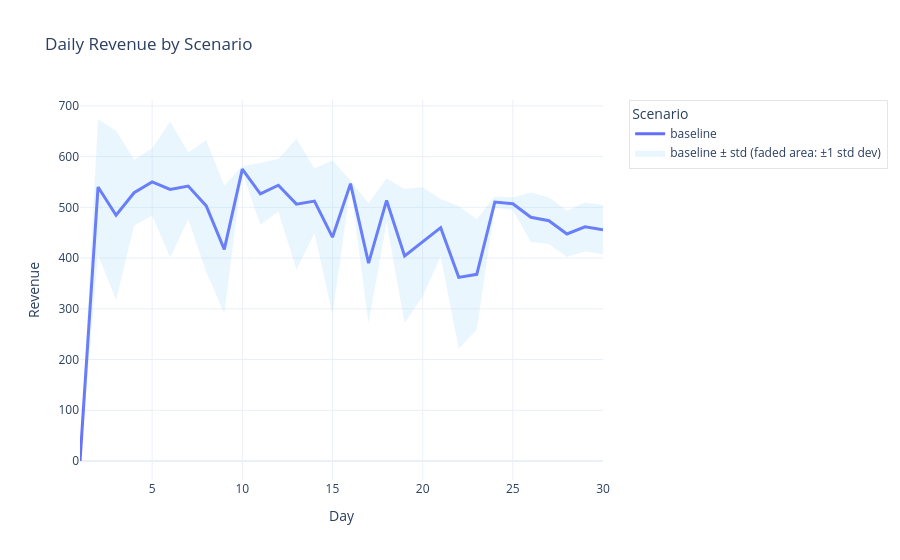
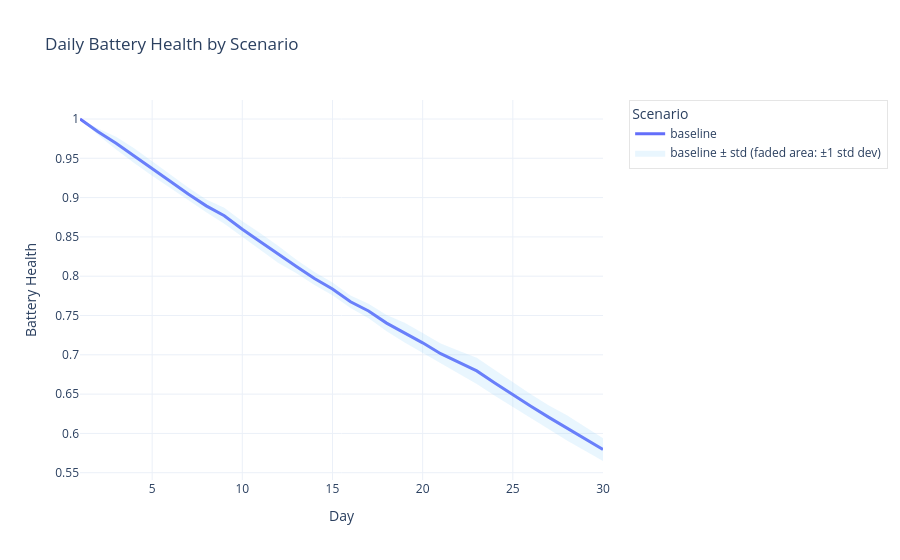
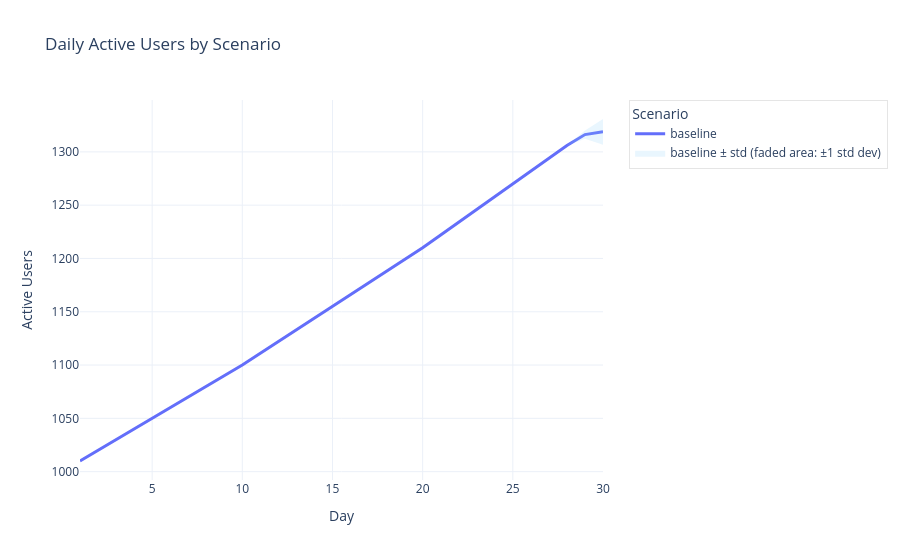
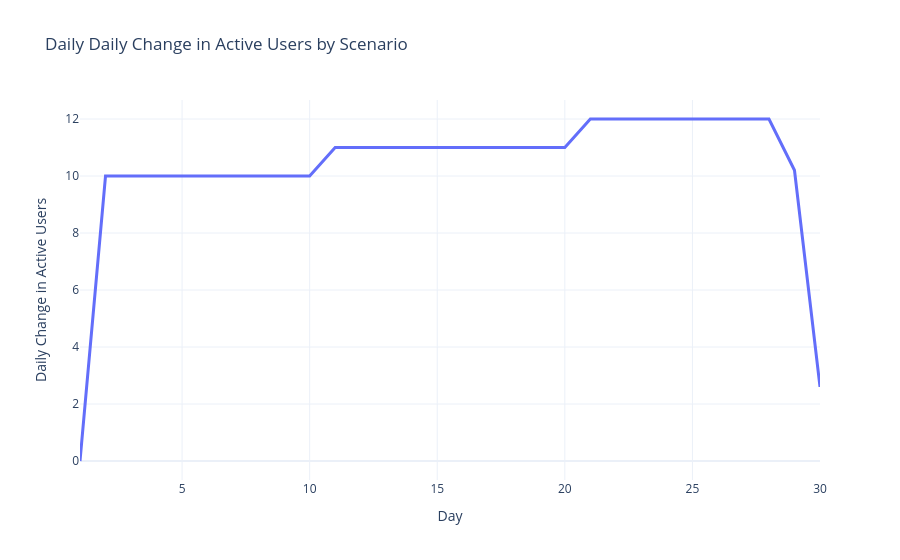

Notebook code for these charts, in order:
### Code cell
# ---- 5. Plot Baseline ----

# Select the baseline scenario (i.e., the "control" scenario with no interventions applied).
# This is typically used as the reference point to compare the effects of other policy scenarios.
baseline = get_baseline_scenario(df_2)

# Plot the time series of revenue over days for the baseline scenario.
# This helps visualize how revenue evolves without any policy intervention.
plot_time_series('revenue', 'Revenue', baseline, 'Scenario')

# Plot the time series of average battery health for the baseline scenario.
# Useful for monitoring battery degradation or maintenance effects over time in the absence of new policies.
plot_time_series('battery_health', 'Battery Health', baseline, 'Scenario')

# Plot the time series of active users for the baseline scenario.
# Shows trends in user engagement or retention under normal conditions.
plot_time_series('users', 'Active Users', baseline, 'Scenario')

# Plot the day-to-day change in active users for the baseline scenario.
# Highlights periods of growth or decline in active user base without interventions.
plot_time_series('users_change', 'Daily Change in Active Users', baseline, 'Scenario')

# Plot the time series of daily rides for the baseline scenario.
# Tracks ride demand under standard operating conditions.
plot_time_series('rides', 'Daily Rides', baseline, 'Scenario')

### Figure 1 — Plotly figure (JSON) as saved in the notebook; plotly's stock layout.template omitted (floating-point values rounded to 4 significant figures)
{"data": [{"hovertemplate": "Day: %{x}<br>Mean Revenue: %{y:.2f}<extra>baseline</extra>", "line": {"width": 3}, "mode": "lines", "name": "baseline", "type": "scatter", "x": [1, 2, 3, 4, 5, 6, 7, 8, 9, 10, 11, 12, 13, 14, 15, 16, 17, 18, 19, 20, 21, 22, 23, 24, 25, 26, 27, 28, 29, 30], "y": [0, 540, 484.4, 528.8, 550, 535.2, 542, 502.8, 417.2, 575.2, 526.4, 543.6, 506.4, 512.4, 441.2, 546.8, 390, 513.6, 404, 432, 460, 362, 368, 510.4, 507.2, 480.4, 473.6, 447.6, 461.6, 456]}, {"fill": "toself", "fillcolor": "rgba(135, 206, 250, 0.18)", "hoverinfo": "skip", "line": {"color": "rgba(255,255,255,0)"}, "name": "baseline ± std (faded area: ±1 std dev)", "showlegend": true, "type": "scatter", "x": [1, 2, 3, 4, 5, 6, 7, 8, 9, 10, 11, 12, 13, 14, 15, 16, 17, 18, 19, 20, 21, 22, 23, 24, 25, 26, 27, 28, 29, 30, 30, 29, 28, 27, 26, 25, 24, 23, 22, 21, 20, 19, 18, 17, 16, 15, 14, 13, 12, 11, 10, 9, 8, 7, 6, 5, 4, 3, 2, 1], "y": [0, 674.2, 650.9, 593.8, 615.9, 669.0, 608.0, 632.5, 543.0, 581.0, 587.3, 595.2, 635.3, 576.1, 593.0, 552.6, 507.9, 557.1, 536.1, 539.8, 516.1, 502.6, 476.7, 521.6, 519.4, 529.2, 519.7, 493.3, 509.5, 504.5, 407.5, 413.7, 401.9, 427.5, 431.6, 495.0, 499.2, 259.3, 221.4, 403.9, 324.2, 271.9, 470.1, 272.1, 541.0, 289.4, 448.7, 377.5, 492.0, 465.5, 569.4, 291.4, 373.1, 476.0, 401.4, 484.1, 463.8, 317.9, 405.8, 0]}], "layout": {"legend": {"bgcolor": "rgba(255,255,255,0.5)", "bordercolor": "rgba(0,0,0,0.1)", "borderwidth": 1, "font": {"size": 12}, "orientation": "v", "title": {"text": "Scenario"}, "x": 1.05, "xanchor": "left", "y": 1, "yanchor": "top"}, "title": {"text": "Daily Revenue by Scenario"}, "xaxis": {"title": {"text": "Day"}}, "yaxis": {"title": {"text": "Revenue"}}}}

### Figure 2 — Plotly figure (JSON) as saved in the notebook; plotly's stock layout.template omitted (floating-point values rounded to 4 significant figures)
{"data": [{"hovertemplate": "Day: %{x}<br>Mean Battery Health: %{y:.2f}<extra>baseline</extra>", "line": {"width": 3}, "mode": "lines", "name": "baseline", "type": "scatter", "x": [1, 2, 3, 4, 5, 6, 7, 8, 9, 10, 11, 12, 13, 14, 15, 16, 17, 18, 19, 20, 21, 22, 23, 24, 25, 26, 27, 28, 29, 30], "y": [1, 0.9838, 0.9693, 0.9534, 0.9369, 0.9208, 0.9046, 0.8895, 0.877, 0.8597, 0.8439, 0.8276, 0.8124, 0.7971, 0.7838, 0.7674, 0.7557, 0.7403, 0.7282, 0.7152, 0.7014, 0.6906, 0.6795, 0.6642, 0.649, 0.6346, 0.6204, 0.607, 0.5931, 0.5794]}, {"fill": "toself", "fillcolor": "rgba(135, 206, 250, 0.18)", "hoverinfo": "skip", "line": {"color": "rgba(255,255,255,0)"}, "name": "baseline ± std (faded area: ±1 std dev)", "showlegend": true, "type": "scatter", "x": [1, 2, 3, 4, 5, 6, 7, 8, 9, 10, 11, 12, 13, 14, 15, 16, 17, 18, 19, 20, 21, 22, 23, 24, 25, 26, 27, 28, 29, 30, 30, 29, 28, 27, 26, 25, 24, 23, 22, 21, 20, 19, 18, 17, 16, 15, 14, 13, 12, 11, 10, 9, 8, 7, 6, 5, 4, 3, 2, 1], "y": [1, 0.9878, 0.9774, 0.9628, 0.9461, 0.9295, 0.9128, 0.8977, 0.8872, 0.8698, 0.8548, 0.8385, 0.821, 0.8053, 0.7919, 0.7753, 0.7649, 0.7507, 0.7406, 0.7278, 0.7144, 0.7051, 0.6962, 0.6806, 0.665, 0.6499, 0.6354, 0.6231, 0.6084, 0.594, 0.5649, 0.5778, 0.5909, 0.6053, 0.6193, 0.633, 0.6479, 0.6629, 0.6761, 0.6885, 0.7027, 0.7158, 0.73, 0.7466, 0.7595, 0.7758, 0.7888, 0.8039, 0.8167, 0.8331, 0.8496, 0.8667, 0.8813, 0.8964, 0.9122, 0.9277, 0.944, 0.9612, 0.9798, 1]}], "layout": {"legend": {"bgcolor": "rgba(255,255,255,0.5)", "bordercolor": "rgba(0,0,0,0.1)", "borderwidth": 1, "font": {"size": 12}, "orientation": "v", "title": {"text": "Scenario"}, "x": 1.05, "xanchor": "left", "y": 1, "yanchor": "top"}, "title": {"text": "Daily Battery Health by Scenario"}, "xaxis": {"title": {"text": "Day"}}, "yaxis": {"title": {"text": "Battery Health"}}}}

### Figure 3 — Plotly figure (JSON) as saved in the notebook; plotly's stock layout.template omitted (floating-point values rounded to 4 significant figures)
{"data": [{"hovertemplate": "Day: %{x}<br>Mean Active Users: %{y:.2f}<extra>baseline</extra>", "line": {"width": 3}, "mode": "lines", "name": "baseline", "type": "scatter", "x": [1, 2, 3, 4, 5, 6, 7, 8, 9, 10, 11, 12, 13, 14, 15, 16, 17, 18, 19, 20, 21, 22, 23, 24, 25, 26, 27, 28, 29, 30], "y": [1010, 1020, 1030, 1040, 1050, 1060, 1070, 1080, 1090, 1100, 1111, 1122, 1133, 1144, 1155, 1166, 1177, 1188, 1199, 1210, 1222, 1234, 1246, 1258, 1270, 1282, 1294, 1306, 1316.0, 1319.0]}, {"fill": "toself", "fillcolor": "rgba(135, 206, 250, 0.18)", "hoverinfo": "skip", "line": {"color": "rgba(255,255,255,0)"}, "name": "baseline ± std (faded area: ±1 std dev)", "showlegend": true, "type": "scatter", "x": [1, 2, 3, 4, 5, 6, 7, 8, 9, 10, 11, 12, 13, 14, 15, 16, 17, 18, 19, 20, 21, 22, 23, 24, 25, 26, 27, 28, 29, 30, 30, 29, 28, 27, 26, 25, 24, 23, 22, 21, 20, 19, 18, 17, 16, 15, 14, 13, 12, 11, 10, 9, 8, 7, 6, 5, 4, 3, 2, 1], "y": [1010, 1020, 1030, 1040, 1050, 1060, 1070, 1080, 1090, 1100, 1111, 1122, 1133, 1144, 1155, 1166, 1177, 1188, 1199, 1210, 1222, 1234, 1246, 1258, 1270, 1282, 1294, 1306, 1320.0, 1331.0, 1307.0, 1312.0, 1306, 1294, 1282, 1270, 1258, 1246, 1234, 1222, 1210, 1199, 1188, 1177, 1166, 1155, 1144, 1133, 1122, 1111, 1100, 1090, 1080, 1070, 1060, 1050, 1040, 1030, 1020, 1010]}], "layout": {"legend": {"bgcolor": "rgba(255,255,255,0.5)", "bordercolor": "rgba(0,0,0,0.1)", "borderwidth": 1, "font": {"size": 12}, "orientation": "v", "title": {"text": "Scenario"}, "x": 1.05, "xanchor": "left", "y": 1, "yanchor": "top"}, "title": {"text": "Daily Active Users by Scenario"}, "xaxis": {"title": {"text": "Day"}}, "yaxis": {"title": {"text": "Active Users"}}}}

### Figure 4 — Plotly figure (JSON) as saved in the notebook; plotly's stock layout.template omitted (floating-point values rounded to 4 significant figures)
{"data": [{"hovertemplate": "Day: %{x}<br>Daily Change in Active Users: %{y:.2f}<extra>baseline</extra>", "line": {"width": 3}, "mode": "lines", "name": "baseline", "type": "scatter", "x": [1, 2, 3, 4, 5, 6, 7, 8, 9, 10, 11, 12, 13, 14, 15, 16, 17, 18, 19, 20, 21, 22, 23, 24, 25, 26, 27, 28, 29, 30], "y": [0, 10, 10, 10, 10, 10, 10, 10, 10, 10, 11, 11, 11, 11, 11, 11, 11, 11, 11, 11, 12, 12, 12, 12, 12, 12, 12, 12, 10.2, 2.6]}], "layout": {"legend": {"bgcolor": "rgba(255,255,255,0.5)", "bordercolor": "rgba(0,0,0,0.1)", "borderwidth": 1, "font": {"size": 12}, "orientation": "v", "title": {"text": "Scenario"}, "x": 1.05, "xanchor": "left", "y": 1, "yanchor": "top"}, "title": {"text": "Daily Daily Change in Active Users by Scenario"}, "xaxis": {"title": {"text": "Day"}}, "yaxis": {"title": {"text": "Daily Change in Active Users"}}}}
